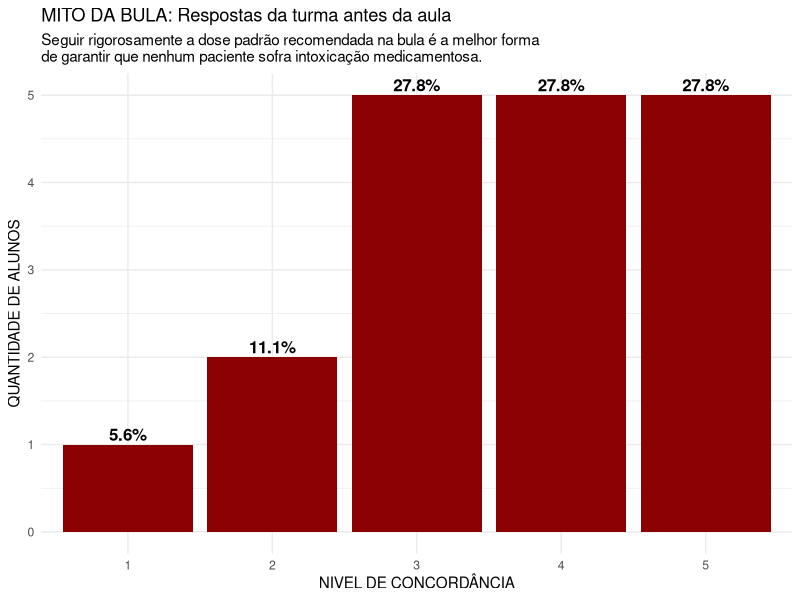
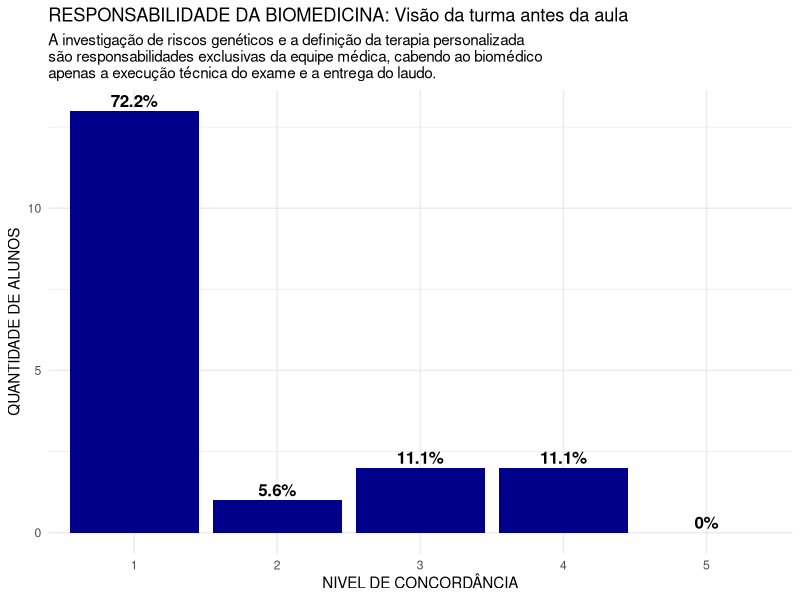
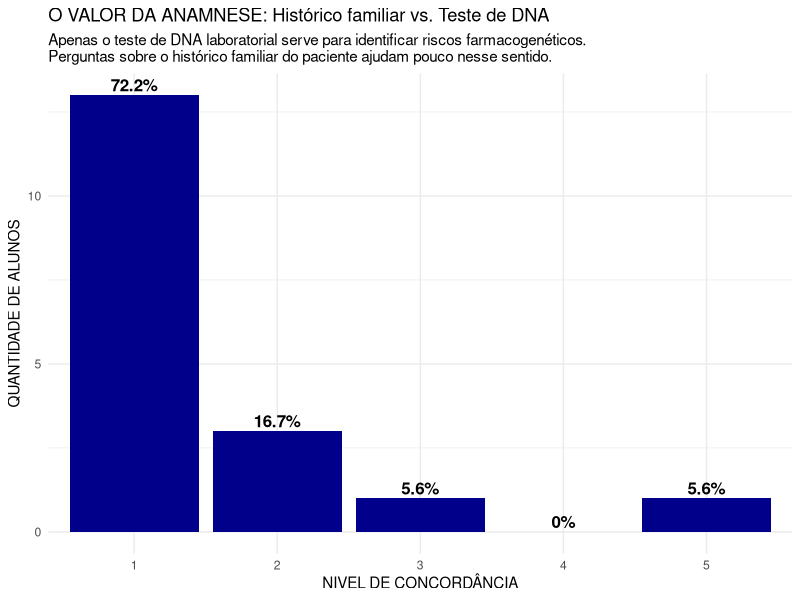
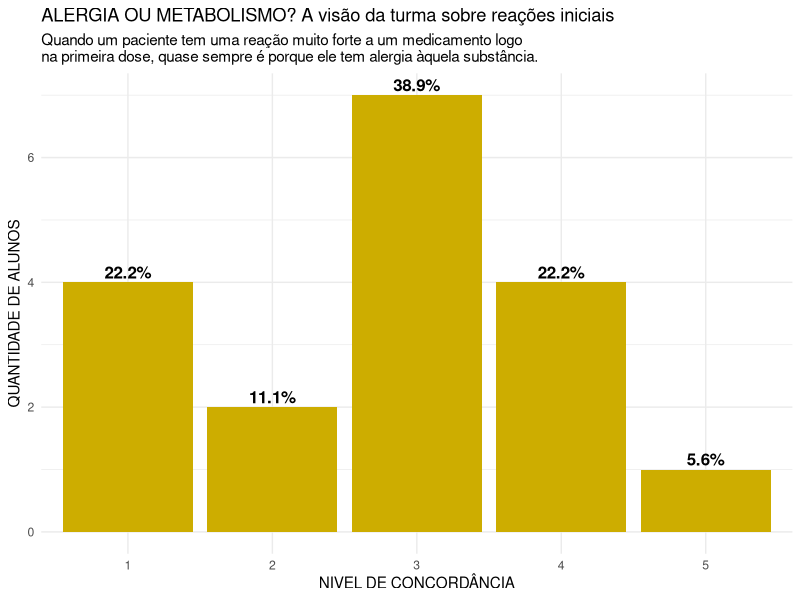
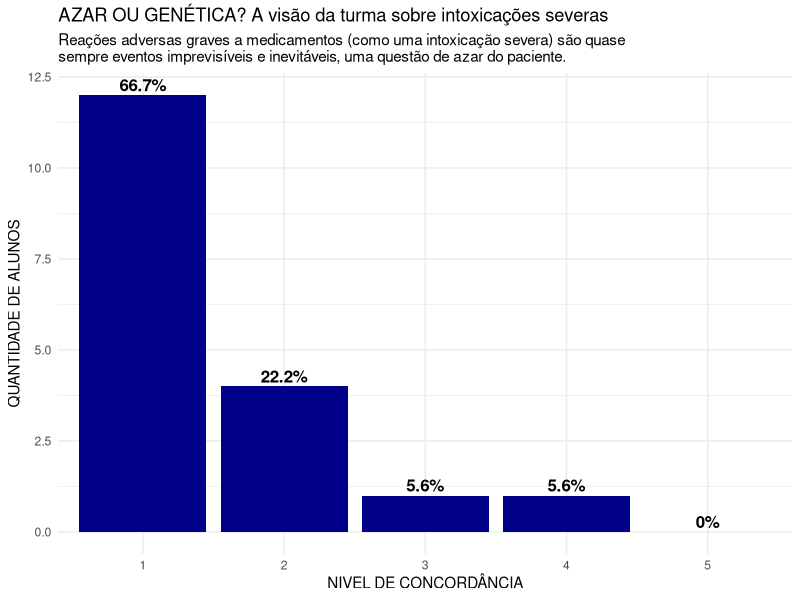
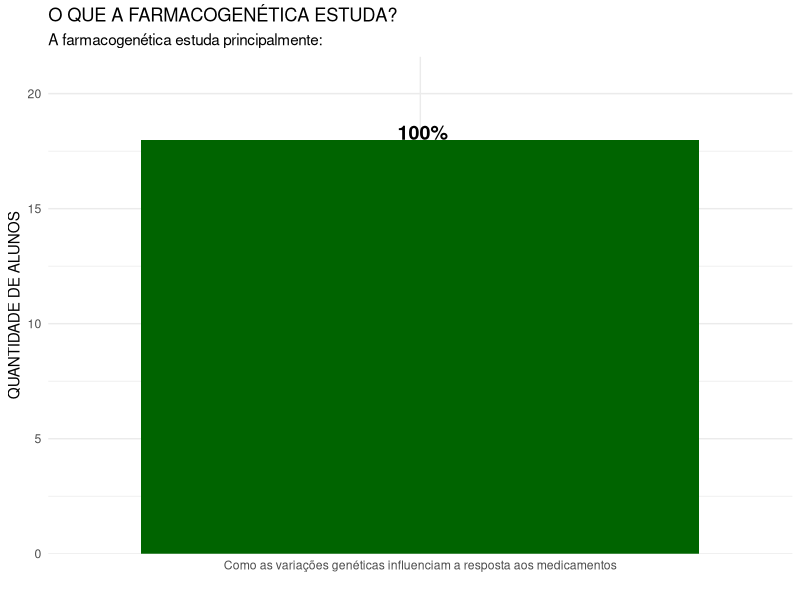

These figures' R source, in order:
library(tidyverse)

# 1. Coletando os dados do formulário (Usando caminho relativo para portabilidade):
dadospre_sujos <- read.csv("data/pre_biomedicina.csv")

#2. Renomeando colunas:
dadospre <- dadospre_sujos %>% 
  rename(
    q1_bula = 2,
    q2_medico = 3,
    q3_dna = 4,
    q4_alergia = 5,
    q5_azar = 6,
    q6_conceito = 7
  )

#3. Preparando gráfico da questão 1:

resumo_q1 <- dadospre %>%
  mutate(q1_bula = factor(q1_bula, levels = 1:5)) %>%
  count(q1_bula, .drop = FALSE) %>% 
  mutate(porcentagem = n / sum(n) * 100)

ggplot(resumo_q1, aes(x = q1_bula, y = n)) +
  geom_col(fill = "darkred") +
  scale_x_discrete(drop = FALSE) +
  theme_minimal() +
  labs(
    x = "NIVEL DE CONCORDÂNCIA",
    y = "QUANTIDADE DE ALUNOS",
    title = "MITO DA BULA: Respostas da turma antes da aula",
    subtitle = "Seguir rigorosamente a dose padrão recomendada na bula é a melhor forma\nde garantir que nenhum paciente sofra intoxicação medicamentosa.") +
  geom_text(aes(label = paste0(round(porcentagem, 1), "%")),
            hjust = 0.5,
            size = 4.3,
            vjust = -0.3,
            fontface = "bold")

#4. Preparando gráfico da questão 2: (OBS: MUDAR ENUNCIADO DESSA QUESTÃO PARA CADA CURSO!!!!)

resumo_q2 <- dadospre %>%
  mutate(q2_medico = factor(q2_medico, levels = 1:5)) %>%
  count(q2_medico, .drop = FALSE) %>% 
  mutate(porcentagem = n / sum(n) * 100)

ggplot(resumo_q2, aes(x = q2_medico, y = n)) +
  geom_col(fill = "darkblue") + 
  scale_x_discrete(drop = FALSE) +
  theme_minimal() +
  labs(
    x = "NIVEL DE CONCORDÂNCIA",
    y = "QUANTIDADE DE ALUNOS",
    title = "RESPONSABILIDADE DA BIOMEDICINA: Visão da turma antes da aula",
    subtitle = "A investigação de riscos genéticos e a definição da terapia personalizada
são responsabilidades exclusivas da equipe médica, cabendo ao biomédico
apenas a execução técnica do exame e a entrega do laudo.") + 
  geom_text(aes(label = paste0(round(porcentagem, 1), "%")),
            hjust = 0.5,
            size = 4.3,
            vjust = -0.3,
            fontface = "bold")

#5. Preparando gráfico da questão 3:

resumo_q3 <- dadospre %>%
  mutate(q3_dna = factor(q3_dna, levels = 1:5)) %>%
  count(q3_dna, .drop = FALSE) %>% 
  mutate(porcentagem = n / sum(n) * 100)

ggplot(resumo_q3, aes(x = q3_dna, y = n)) +
  geom_col(fill = "darkblue") +
  scale_x_discrete(drop = FALSE) +
  theme_minimal() +
  labs(
    x = "NIVEL DE CONCORDÂNCIA",
    y = "QUANTIDADE DE ALUNOS",
    title = "O VALOR DA ANAMNESE: Histórico familiar vs. Teste de DNA",
    subtitle = "Apenas o teste de DNA laboratorial serve para identificar riscos farmacogenéticos. \nPerguntas sobre o histórico familiar do paciente ajudam pouco nesse sentido.") + 
  geom_text(aes(label = paste0(round(porcentagem, 1), "%")),
            hjust = 0.5,
            size = 4.3,
            vjust = -0.3,
            fontface = "bold")

#6. Preparando gráfico da questão 4:

resumo_q4 <- dadospre %>%
  mutate(q4_alergia = factor(q4_alergia, levels = 1:5)) %>%
  count(q4_alergia, .drop = FALSE) %>% 
  mutate(porcentagem = n / sum(n) * 100)

ggplot(resumo_q4, aes(x = q4_alergia, y = n)) +
  geom_col(fill = "gold3") +
  scale_x_discrete(drop = FALSE) +
  theme_minimal() +
  labs(
    x = "NIVEL DE CONCORDÂNCIA",
    y = "QUANTIDADE DE ALUNOS",
    title = "ALERGIA OU METABOLISMO? A visão da turma sobre reações iniciais",
    subtitle = "Quando um paciente tem uma reação muito forte a um medicamento logo \nna primeira dose, quase sempre é porque ele tem alergia àquela substância.") + 
  geom_text(aes(label = paste0(round(porcentagem, 1), "%")),
            hjust = 0.5,
            size = 4.3,
            vjust = -0.3,
            fontface = "bold")

#7. Preparando gráfico da questão 5:

resumo_q5 <- dadospre %>%
  mutate(q5_azar = factor(q5_azar, levels = 1:5)) %>%
  count(q5_azar, .drop = FALSE) %>% 
  mutate(porcentagem = n / sum(n) * 100)

ggplot(resumo_q5, aes(x = q5_azar, y = n)) +
  geom_col(fill = "darkblue") +
  scale_x_discrete(drop = FALSE) +
  theme_minimal() +
  labs(
    x = "NIVEL DE CONCORDÂNCIA",
    y = "QUANTIDADE DE ALUNOS",
    title = "AZAR OU GENÉTICA? A visão da turma sobre intoxicações severas",
    subtitle = "Reações adversas graves a medicamentos (como uma intoxicação severa) são quase\nsempre eventos imprevisíveis e inevitáveis, uma questão de azar do paciente.") + 
  geom_text(aes(label = paste0(round(porcentagem, 1), "%")),
            hjust = 0.5,
            size = 4.3,
            vjust = -0.3,
            fontface = "bold")

#8. Preparando gráfico da questão 6 (Conceito):

resumo_q6 <- dadospre %>%
  count(q6_conceito) %>% 
  mutate(porcentagem = n / sum(n) * 100)

ggplot(resumo_q6, aes(x = q6_conceito, y = n)) +
  geom_col(fill = "darkgreen") + 
  theme_minimal() +
  labs(
    x = "",
    y = "QUANTIDADE DE ALUNOS",
    title = "O QUE A FARMACOGENÉTICA ESTUDA?",
    subtitle = "A farmacogenética estuda principalmente:"
  ) + 
  geom_text(aes(label = paste0(round(porcentagem, 1), "%")),
            hjust = 0.45,
            vjust = 0,
            size = 5,
            fontface = "bold") +
  scale_y_continuous(expand = expansion(mult = c(0, 0.2)))
